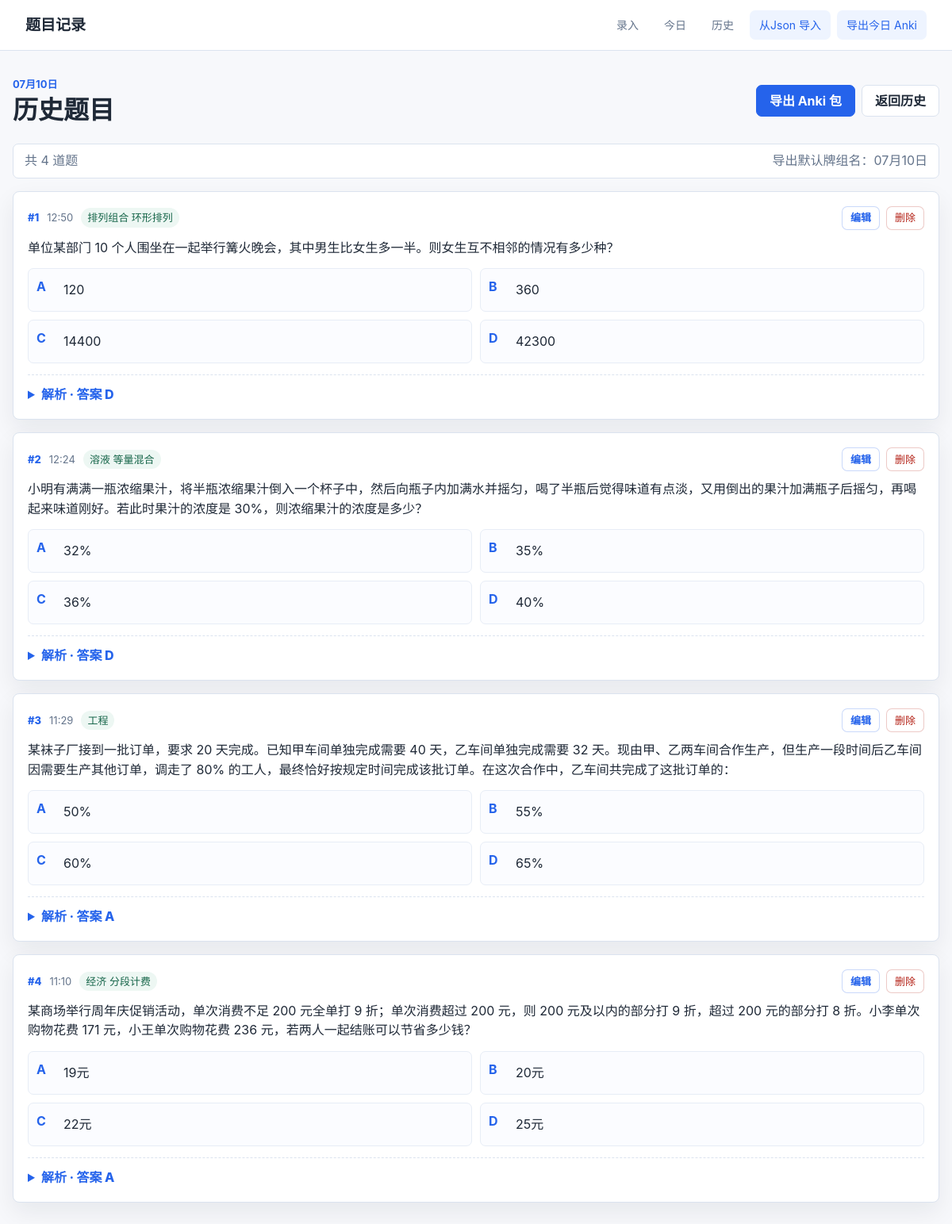
Page /history/2026-07-10 on the committed database.
### tables this page shows
CREATE TABLE questions (
                id INTEGER PRIMARY KEY AUTOINCREMENT,
                question TEXT NOT NULL,
                option_a TEXT NOT NULL,
                option_b TEXT NOT NULL,
                option_c TEXT NOT NULL,
                option_d TEXT NOT NULL,
                answer TEXT NOT NULL DEFAULT '',
                explanation TEXT NOT NULL,
                tags TEXT NOT NULL DEFAULT '',
                question_image TEXT,
                explanation_image TEXT,
                created_at TEXT NOT NULL
            , question_no TEXT NOT NULL DEFAULT '', source TEXT NOT NULL DEFAULT 'manual', question_image_position TEXT NOT NULL DEFAULT 'before');

### app.py (the view)
@app.route("/history/<day>")
def history_day(day):
    try:
        datetime.strptime(day, "%Y-%m-%d")
    except ValueError:
        abort(404)
    questions = fetch_questions(day)
    return render_template("day.html", questions=questions, day=day, is_today=(day == today_string()))

### app.py (called while the page is built)
def get_db():
    conn = sqlite3.connect(DB_PATH)
    conn.row_factory = sqlite3.Row
    return conn

def today_string():
    return date.today().isoformat()

def display_day(value):
    dt = datetime.strptime(value, "%Y-%m-%d")
    return f"{dt.month:02d}月{dt.day:02d}日"

def image_refs(value):
    if not value:
        return []
    return [part.strip() for part in str(value).split(IMAGE_REF_SEPARATOR) if part.strip()]

def fetch_questions(day=None, source="manual"):
    with get_db() as conn:
        if day:
            rows = conn.execute(
                "SELECT * FROM questions WHERE date(created_at) = ? AND source = ? ORDER BY id DESC",
                (day, source),
            ).fetchall()
        else:
            rows = conn.execute(
                "SELECT * FROM questions WHERE source = ? ORDER BY id DESC", (source,)
            ).fetchall()
    return rows

def inline_markdown(text):
    escaped = html.escape(text or "")
    escaped = re.sub(r"`([^`]+)`", r"<code>\1</code>", escaped)
    escaped = re.sub(r"\*\*([^*]+)\*\*", r"<strong>\1</strong>", escaped)
    return escaped

@app.template_filter("md")
def md_filter(value):
    return markdown_to_html(value)

@app.template_filter("day_label")
def day_label(value):
    return display_day(value)

@app.template_filter("image_refs")
def image_refs_filter(value):
    return image_refs(value)

### templates/day.html
{% extends "base.html" %}
{% set title = ("今日题目" if is_today else day|day_label ~ "题目") %}
{% block content %}
<section class="page-head">
  <div>
    <p class="eyebrow">{{ day|day_label }}</p>
    <h1>{{ "今天记录的题目" if is_today else "历史题目" }}</h1>
  </div>
  <div class="head-actions">
    {% if is_json|default(false) %}
      <a class="button primary js-export-anki" href="{{ url_for('export_json_day', day=day) }}" data-default-deck="JSON导入题目::{{ day|day_label }}">导出 Anki 包</a>
    {% else %}
      <a class="button primary js-export-anki" href="{{ url_for('export_day', day=day) }}" data-default-deck="数量关系题目::{{ day|day_label }}">导出 Anki 包</a>
    {% endif %}
    {% if not is_today %}
      <a class="button subtle" href="{{ url_for('history') }}">返回历史</a>
    {% endif %}
  </div>
</section>
{% if questions %}
  <div class="count-bar">
    <span>共 {{ questions|length }} 道题</span>
    <span>导出默认牌组名：{{ "JSON导入题目::" if is_json|default(false) else "" }}{{ day|day_label }}</span>
  </div>
  <div class="question-list">
    {% for q in questions %}
      {% set display_no = loop.index %}
      {% include "_question_card.html" %}
    {% endfor %}
  </div>
{% else %}
  <section class="empty">
    <h2>还没有题目</h2>
    <p>今天录入后，这里会自动汇总，并可直接导出 Anki 包。</p>
    <a class="button primary" href="{{ url_for('index') }}">去录入</a>
  </section>
{% endif %}
{% endblock %}

### templates/_question_card.html (shortened to what this page needs)
<article class="question-card">
  <div class="question-meta">
    {% set display_no = display_no|default(q.id) %}
    <span>#{{ display_no }}</span>
    <time>{{ q.created_at[11:16] }}</time>
    {% if q.tags %}
      <span class="tag-line">{{ q.tags }}</span>
    {% endif %}
    <div class="card-actions">
      <a class="small-button" href="{{ url_for('edit_question', question_id=q.id, next=request.path) }}">编辑</a>
      <form class="delete-form" action="{{ url_for('delete_question', question_id=q.id) }}" method="post">
        <button class="delete-button" type="submit" onclick="return confirm('确定删除第 {{ display_no }} 题吗？')">删除</button>
      </form>
    </div>
  </div>
  <div class="rendered">{{ q.question|md|safe }}</div>
  <div class="options">
    <div><b>A</b><span>{{ q.option_a|md|safe }}</span></div>
    <div><b>B</b><span>{{ q.option_b|md|safe }}</span></div>
    <div><b>C</b><span>{{ q.option_c|md|safe }}</span></div>
    <div><b>D</b><span>{{ q.option_d|md|safe }}</span></div>
  </div>
  <details>
    <summary>解析{% if q.answer %} · 答案 {{ q.answer }}{% endif %}</summary>
  </details>
</article>

### static/style.css (style rules this page uses)
:root { --bg: #f7f8fb; --panel: #ffffff; --text: #1f2937; --muted: #64748b; --line: #dbe3ef; --accent: #2563eb; --accent-dark: #1d4ed8; --soft: #eef4ff; --danger: #b42318; --ok: #157f3b; --shadow: 0 12px 30px rgba(15, 23, 42, 0.07); }
* { box-sizing: border-box; }
body { margin: 0; background: var(--bg); color: var(--text); font-family: -apple-system, BlinkMacSystemFont, "Segoe UI", "PingFang SC", "Microsoft YaHei", sans-serif; font-size: 16px; line-height: 1.55; }
a { color: inherit; text-decoration: none; }
.page-head, .section-title, .count-bar { display: flex; align-items: center; justify-content: space-between; gap: 16px; }
.page-head { margin-bottom: 22px; }
.head-actions, .card-actions { display: flex; align-items: center; gap: 8px; flex-wrap: wrap; }
.eyebrow { margin: 0 0 4px; color: var(--accent); font-size: 13px; font-weight: 700; letter-spacing: 0; text-transform: uppercase; }
h1, h2 { margin: 0; line-height: 1.2; }
h1 { font-size: 32px; }
.button { display: inline-flex; align-items: center; justify-content: center; min-height: 40px; padding: 0 16px; border: 1px solid var(--line); border-radius: 7px; background: var(--panel); color: var(--text); font-weight: 700; cursor: pointer; }
.button.primary { border-color: var(--accent); background: var(--accent); color: #fff; }
.editor, .question-card, .empty { border: 1px solid var(--line); border-radius: 8px; background: var(--panel); box-shadow: var(--shadow); }
.question-list { display: grid; gap: 16px; }
.question-card { padding: 18px; }
.question-meta { display: flex; align-items: center; gap: 10px; flex-wrap: wrap; margin-bottom: 10px; color: var(--muted); font-size: 13px; }
.question-meta span:first-child { color: var(--accent); font-weight: 800; }
.card-actions { margin-left: auto; }
.delete-form { margin: 0; }
.small-button, .delete-button { display: inline-flex; align-items: center; justify-content: center; min-height: 30px; padding: 0 10px; border-radius: 7px; font-size: 13px; font-weight: 800; }
.small-button { border: 1px solid rgba(37, 99, 235, 0.24); background: #fff; color: var(--accent); }
.delete-button { border: 1px solid rgba(180, 35, 24, 0.24); background: #fff; color: var(--danger); font: inherit; cursor: pointer; }
.tag-line { padding: 2px 8px; border-radius: 999px; background: #edf7f3; color: #17664a; }
.rendered p, .options p { margin: 0.25em 0; }
.options { display: grid; grid-template-columns: repeat(2, minmax(0, 1fr)); gap: 10px; margin-top: 14px; }
.options > div { display: grid; grid-template-columns: 28px 1fr; gap: 6px; min-height: 44px; padding: 10px; border: 1px solid #e7edf6; border-radius: 7px; background: #fbfcff; }
.options b { color: var(--accent); }
details { margin-top: 14px; padding-top: 12px; border-top: 1px dashed var(--line); }
summary { color: var(--accent); font-weight: 800; cursor: pointer; }
.count-bar { min-height: 44px; margin-bottom: 16px; padding: 0 14px; border: 1px solid var(--line); border-radius: 7px; background: var(--panel); color: var(--muted); }

### rows in the picture
questions: display_no "1", created_at "12:50", tags "排列组合 环形排列", question|md "单位某部门 10 个人围坐在一起举行篝火晚会，其中男生比女生多一半。则女生互不相邻的情况有多少种？", option_a|md "120", option_b|md "360", option_c|md "14400", option_d|md "42300", answer "D"
questions: display_no "2", created_at "12:24", tags "溶液 等量混合", question|md "小明有满满一瓶浓缩果汁，将半瓶浓缩果汁倒入一个杯子中，然后向瓶子内加满水并摇匀，喝了半瓶后觉得味道有点淡，又用倒出的果汁加满瓶子后摇匀，再喝起来味道刚好。若此时果汁的浓度是 30%，则浓缩果汁的浓度是多少？", option_a|md "32%", option_b|md "35%", option_c|md "36%", option_d|md "40%", answer "D"
questions: display_no "3", created_at "11:29", tags "工程", question|md "某袜子厂接到一批订单，要求 20 天完成。已知甲车间单独完成需要 40 天，乙车间单独完成需要 32 天。现由甲、乙两车间合作生产，但生产一段时间后乙车间因需要生产其他订单，调走了 80% 的工人，最终恰好按规定时间完成该批订单。在这次合作中，乙车间共完成了这批订单的：", option_a|md "50%", option_b|md "55%", option_c|md "60%", option_d|md "65%", answer "A"
questions: display_no "4", created_at "11:10", tags "经济 分段计费", question|md "某商场举行周年庆促销活动，单次消费不足 200 元全单打 9 折；单次消费超过 200 元，则 200 元及以内的部分打 9 折，超过 200 元的部分打 8 折。小李单次购物花费 171 元，小王单次购物花费 236 元，若两人一起结账可以节省多少钱？", option_a|md "19元", option_b|md "20元", option_c|md "22元", option_d|md "25元", answer "A"

### other values in the picture
{{ day|day_label }} "07月10日"
{{ "今天记录的题目" if is_today else "历史题目" }} "历史题目"
{{ questions|length }} "4"
